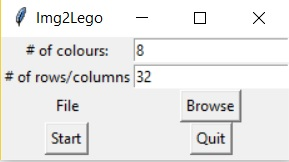

Recreate this plot in Python.
import tkinter as tk
from tkinter import filedialog
from PIL import Image
#import matplotlib.pyplot as plt
import numpy as np
from sklearn.cluster import KMeans

class Img2lego:

	def __init__(self):
		self.filename = ""
		self.num_colours = 8
		self.imgsize = 32

	def set_filename(self, filename):
		self.filename = filename
		print("file name %s is set" % self.filename)

	def set_numberofcolours(self, num):
		self.num_colours = num
		print("Number of colours is set to %s" % self.num_colours)

	def set_imgsize(self, num):
		self.imgsize = num
		print("The image size is %dx%d" % (self.imgsize, self.imgsize))

	def creat(self):
		name_string = self.filename[:-4] + '_' + str(self.imgsize) + '_' + str(self.num_colours)
		
		im = Image.open(self.filename)
		print('original image size: ', im.size)
		im = im.resize( (self.imgsize, self.imgsize) )
		print('resized image size: ', im.size)

		arr = np.array(im)
		arr_h, arr_w, arr_c = arr.shape[0], arr.shape[1], arr.shape[2] 
		print(arr_h, arr_w, arr_c)
		
		cs = []
		for h in range(arr_h):
			for w in range(arr_w):
				cs.append ([arr[h][w][0], arr[h][w][1], arr[h][w][2]])

		kmeans = KMeans(n_clusters=self.num_colours, random_state=0).fit(cs)
		print(kmeans.labels_)
		print(kmeans.cluster_centers_)

		for h in range(arr_h):
			for w in range(arr_w):
				arr[h][w] = kmeans.cluster_centers_[kmeans.labels_[h*self.imgsize + w]]

		im = Image.fromarray(arr)
		im.save(name_string + '.jpg')


		from collections import Counter
		temp_dict = dict(Counter(kmeans.labels_))


		# reporting
		report_file = open(name_string + "_Lego_details.rpt", "w") 
		report_file.write('# Colours: \n')
		
		for i in range(self.num_colours):
			cc = kmeans.cluster_centers_[i]
			report_file.write('RGB-' + str(i) + ': [')
			for cc_i in cc:
				report_file.write(str(int(cc_i)) + ', ')
			report_file.write('] --> ' + str(temp_dict[i]) + '\n')

		report_file.write('\n\n# Map: \n')
		for h in range(arr_h):
			for w in range(arr_w):
				report_file.write(str(kmeans.labels_[h*self.imgsize + w]) + ', ') 
			report_file.write('\n')

		report_file.close() 


class App():
	def show_entry_fields(self):
		print("First Name: %s\nLast Name: %s" % (self.e1.get(), self.e2.get()))


	def browsefunc(self):
		filename = filedialog.askopenfilename(title = "Select file", filetypes=[("jpeg files","*.jpg")]) 
		self.img2lego.set_filename(filename)
		self.Filename_variable.set(filename)

	def startfunc(self):
		self.img2lego.set_numberofcolours(int (self.e1.get()))
		self.img2lego.set_imgsize(int(self.e2.get()))
		self.img2lego.creat()

	def __init__(self):

		self.img2lego = Img2lego()

		master = tk.Tk()
		master.title("Img2Lego")
		self.t1 = tk.Label(master, text="# of colours:")
		self.t1.grid(row=0, column=0)
		self.e1 = tk.Entry(master)
		self.e1.grid(row=0, column=1)
		self.e1.insert(0, "8")

		self.t2 = tk.Label(master, text="# of rows/columns")
		self.t2.grid(row=1, column=0)
		self.e2 = tk.Entry(master)
		self.e2.grid(row=1, column=1)
		self.e2.insert(0, "32")

		self.Filename_variable = tk.StringVar()
		self.Filename_variable.set("File")
		self.t3 = tk.Label(master, textvariable=self.Filename_variable)
		self.t3.grid(row=2, column=0)
		self.b1 = tk.Button(master,text="Browse",command=self.browsefunc)
		self.b1.grid(row=2, column=1)

		self.b2 = tk.Button(master, text='Start', command=self.startfunc)
		self.b2.grid(row=3, column=0)
		self.b3 = tk.Button(master, text='Quit', command=master.quit)
		self.b3.grid(row=3, column=1)

		tk.mainloop()

app = App()
